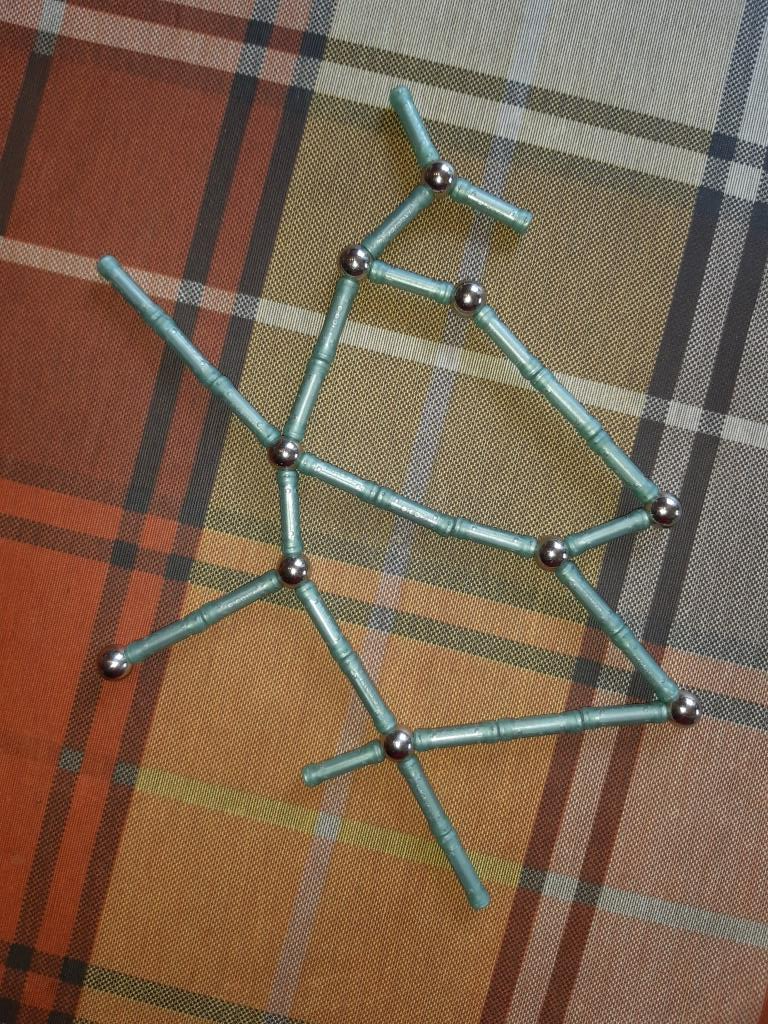
#> input picture colors/10.jpg, 768 x 1024 px
$ python colors.py 10.jpg
#> lines starting #> are read from the running program, lines starting #| are printed output that depends on the picture; after the words box and inside, x2 and y2 are one past the last pixel; in counts of white or black regions, pixels touching at a corner belong together
import sys
import cv2
import numpy as np
from matplotlib import pyplot as plt


def nothing(x):
    pass


def main():
    window_name = 'color range parameter'
    cv2.namedWindow(window_name)
    # Create a black image, a window
    im = cv2.imread(sys.argv[1])
#> im is the input picture: shape (1024, 768, 3); mean B, G, R 79.5, 99.7, 123.5

    hsv = cv2.cvtColor(im,cv2.COLOR_BGR2HSV)
#> hsv: shape (1024, 768, 3); mean H, S, V 24.9, 99.4, 125.7

    print ('lower_color = np.array([a1,a2,a3])')
    print ('upper_color = np.array([b1,b2,b3])')


    # create trackbars for color change
    cv2.createTrackbar('a1',window_name,0,255,nothing)
    cv2.createTrackbar('a2',window_name,0,255,nothing)
    cv2.createTrackbar('a3',window_name,0,255,nothing)

    cv2.createTrackbar('b1',window_name,150,255,nothing)
    cv2.createTrackbar('b2',window_name,150,255,nothing)
    cv2.createTrackbar('b3',window_name,150,255,nothing)

    while(1):
        a1 = cv2.getTrackbarPos('a1',window_name)
        a2 = cv2.getTrackbarPos('a2',window_name)
        a3 = cv2.getTrackbarPos('a3',window_name)

        b1 = cv2.getTrackbarPos('b1',window_name)
        b2 = cv2.getTrackbarPos('b2',window_name)
        b3 = cv2.getTrackbarPos('b3',window_name)

        # hsv hue sat value
        lower_color = np.array([a1,a2,a3])
        upper_color = np.array([b1,b2,b3])
        mask = cv2.inRange(hsv, lower_color, upper_color)
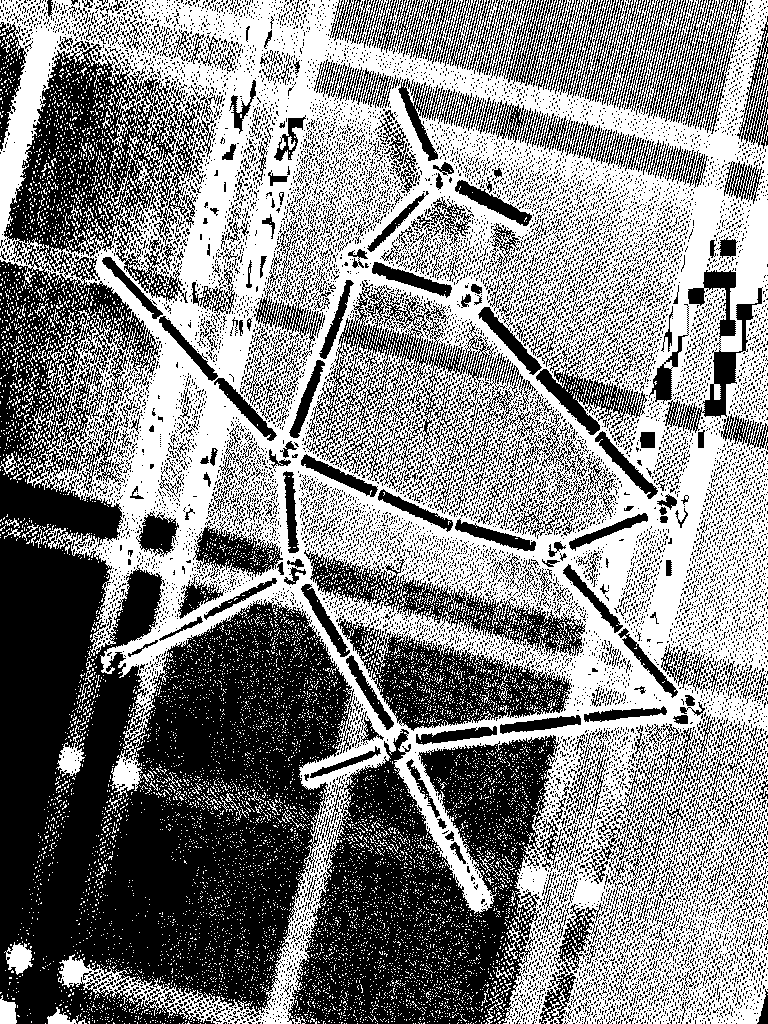
#> mask: shape (1024, 768); 51.9% white; 16854 black regions (16232 under 20 px), largest, box (x1, y1, x2, y2) and area: (0, 44, 354, 1024) 158268, (287, 729, 562, 1024) 46207, (338, 619, 572, 731) 10484
        res = cv2.bitwise_and(im, im, mask = mask)
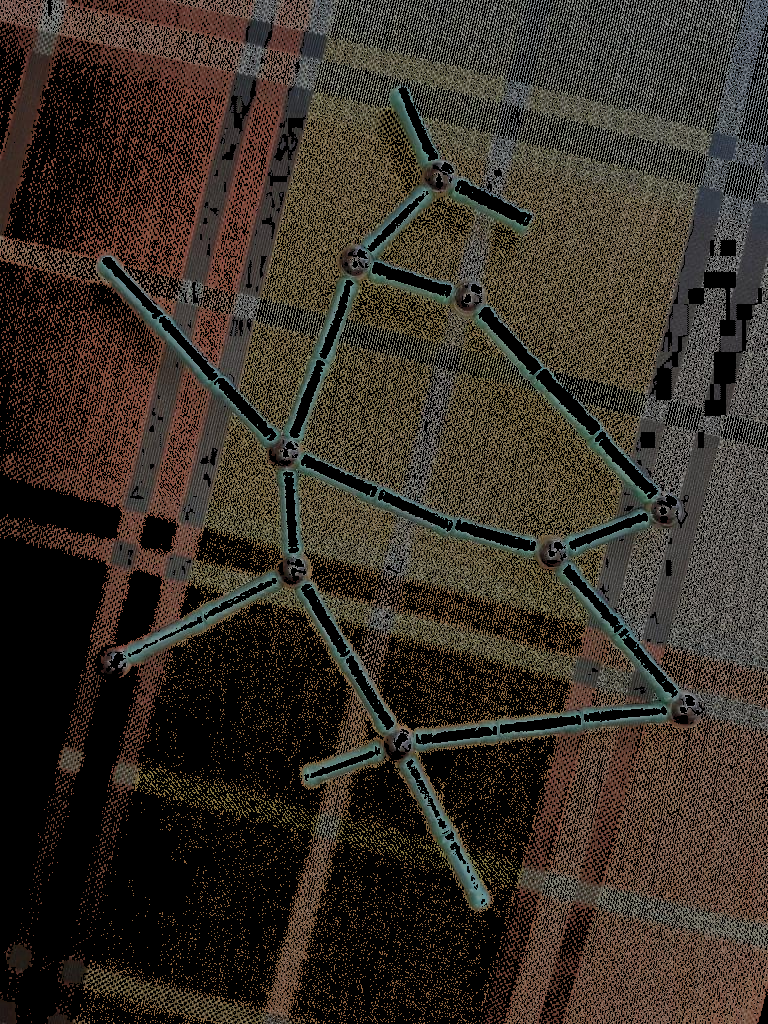
#> res: shape (1024, 768, 3); mean B, G, R 39.1, 47.3, 55.2

        cv2.imshow('mask',mask)
        cv2.imshow('res',res)
        cv2.imshow('im',im)

        k = cv2.waitKey(1) & 0xFF
#> (key Esc is pressed here)
        if k == 27:         # wait for ESC key to exit
            break
        elif k == ord('s'): # wait for 's' key to save and exit
            cv2.imwrite('Img_screen_mask.jpg',mask)
            cv2.imwrite('Img_screen_res.jpg',res)
            break


    cv2.destroyAllWindows()


#Run Main
if __name__ == "__main__" :
    main()

$ run again, on colors/16.jpg
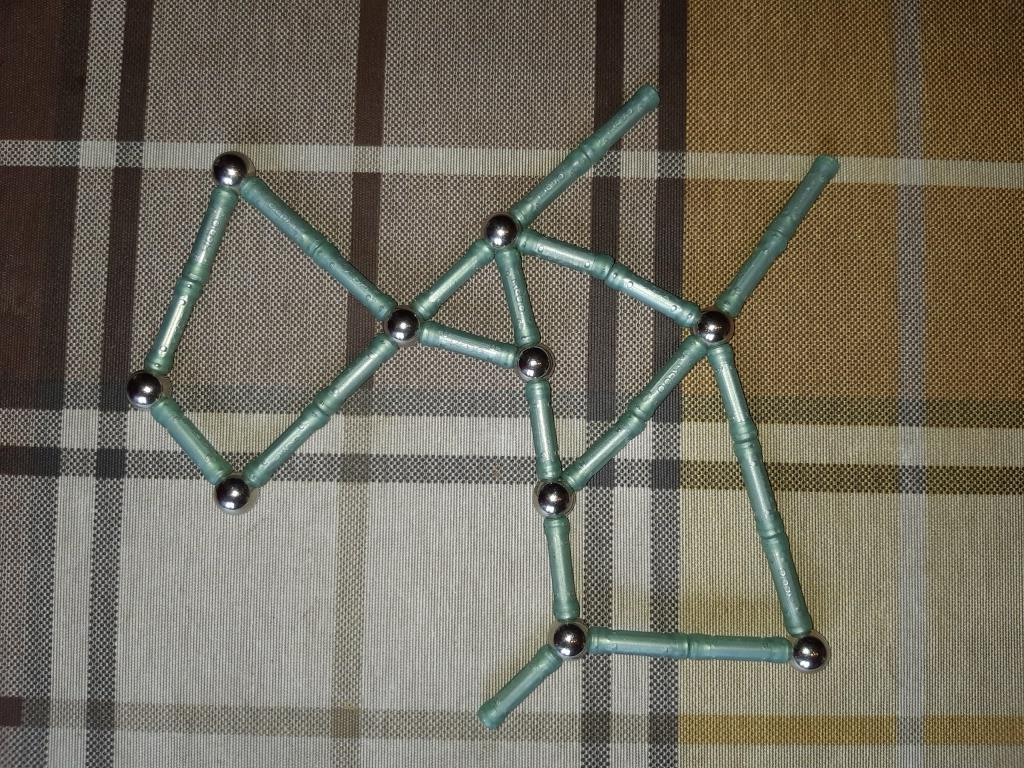
#> input picture colors/16.jpg, 1024 x 768 px
#> in main, im is the input picture: shape (768, 1024, 3); mean B, G, R 94.8, 108.7, 114
#> hsv: shape (768, 1024, 3); mean H, S, V 26.3, 59, 116
#> in main, `mask = cv2.inRange(hsv, lower_color, upper_color)`:
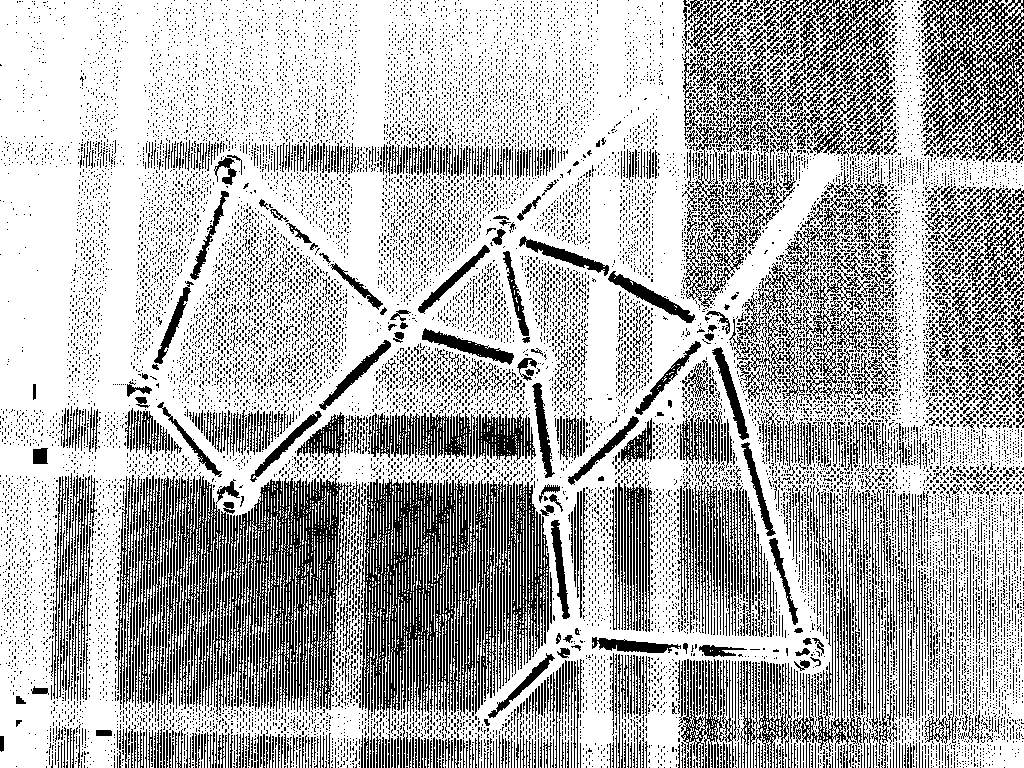
#> mask: shape (768, 1024); 69.8% white; black in thin lines or dots
#> in main, `res = cv2.bitwise_and(im, im, mask = mask)`:
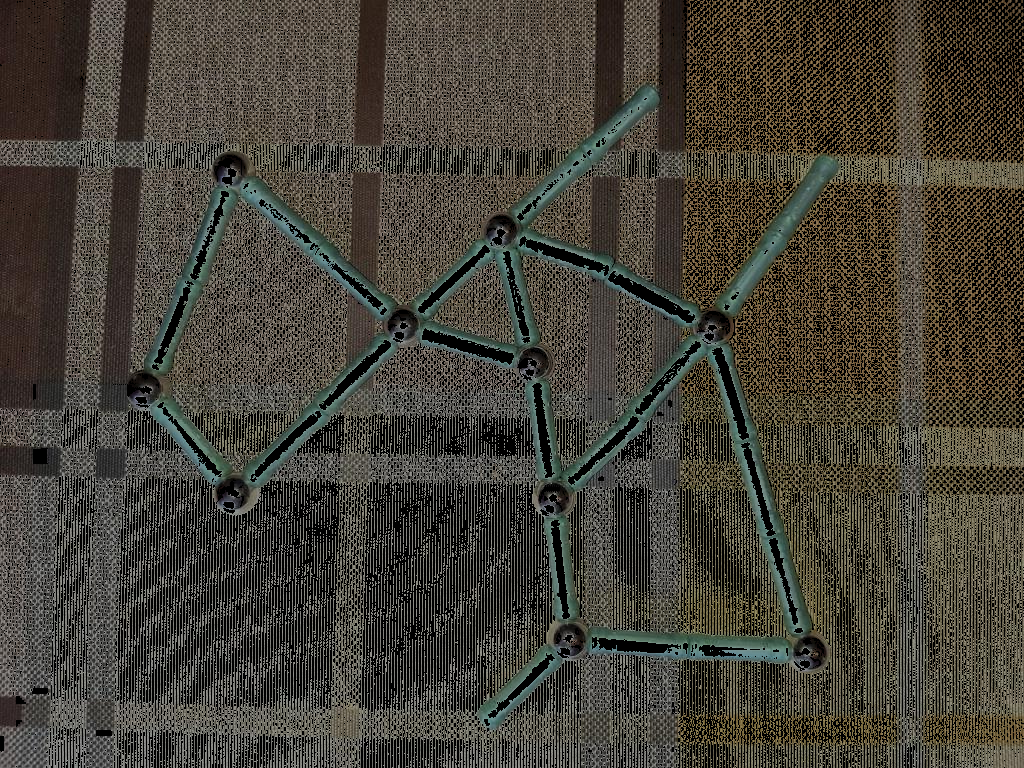
#> res: shape (768, 1024, 3); mean B, G, R 55.8, 64.8, 68.4

$ run again, on colors/2.jpg
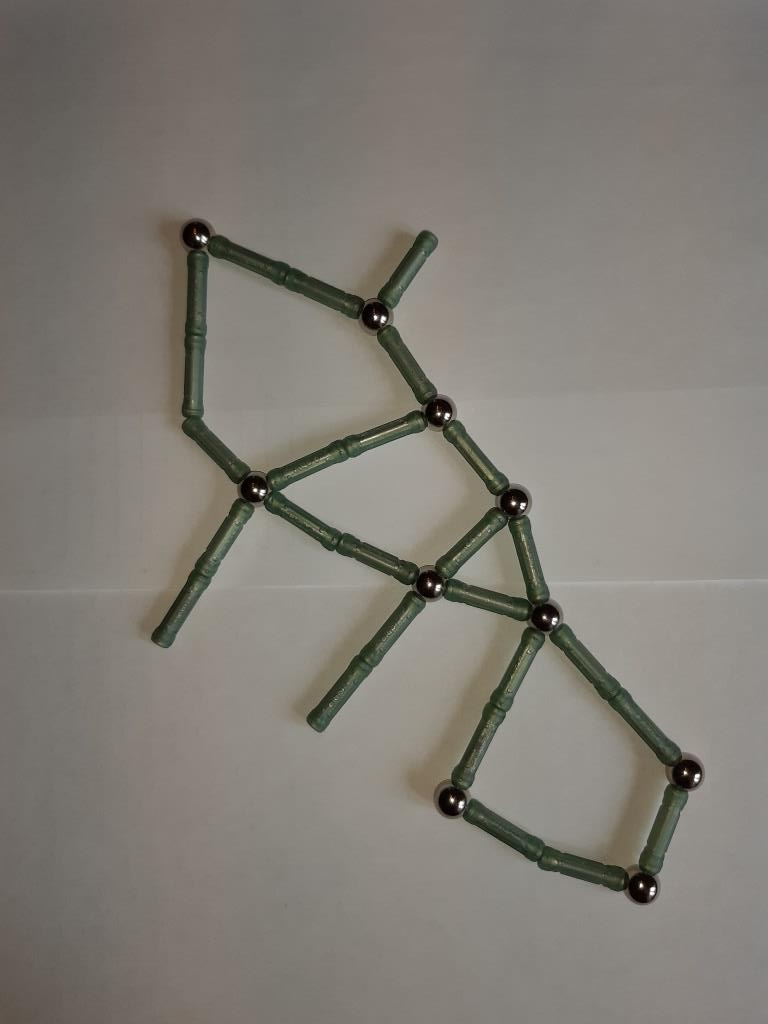
#> input picture colors/2.jpg, 768 x 1024 px
#> in main, im is the input picture: shape (1024, 768, 3); mean B, G, R 117.4, 124.3, 128.4
#> hsv: shape (1024, 768, 3); mean H, S, V 18.8, 25.2, 128.8
#> in main, `mask = cv2.inRange(hsv, lower_color, upper_color)`:
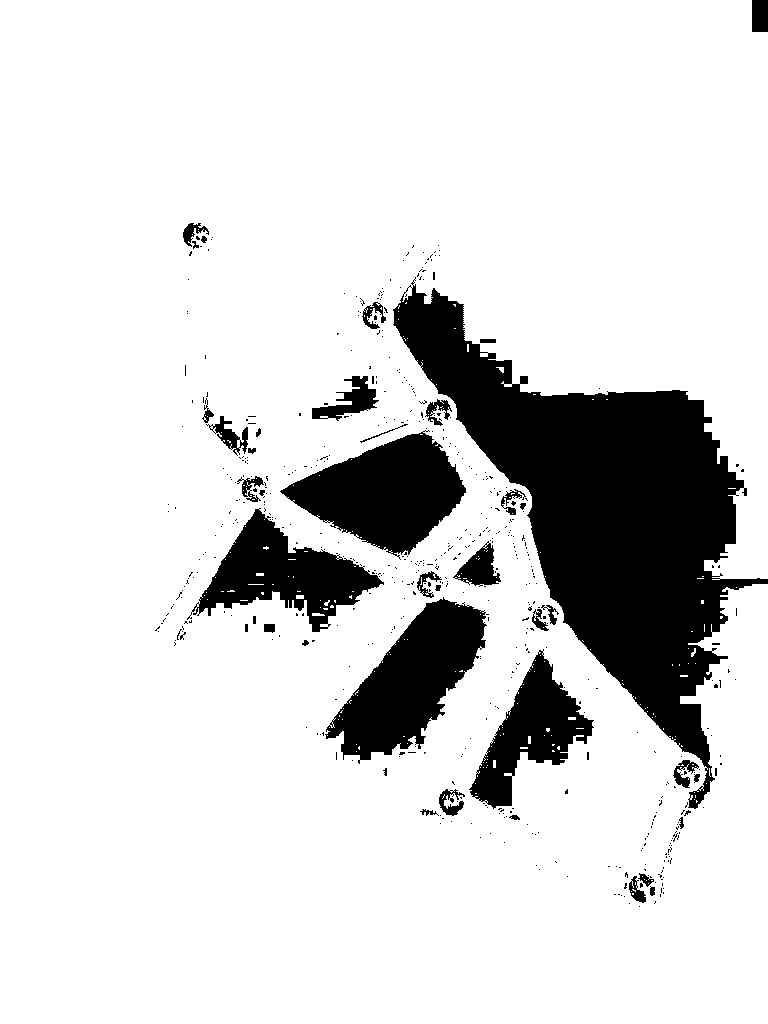
#> mask: shape (1024, 768); 85% white; 562 black regions (521 under 20 px), largest, box (x1, y1, x2, y2) and area: (393, 277, 768, 809) 66166, (280, 430, 466, 560) 12973, (325, 597, 487, 764) 12882
#> in main, `res = cv2.bitwise_and(im, im, mask = mask)`:
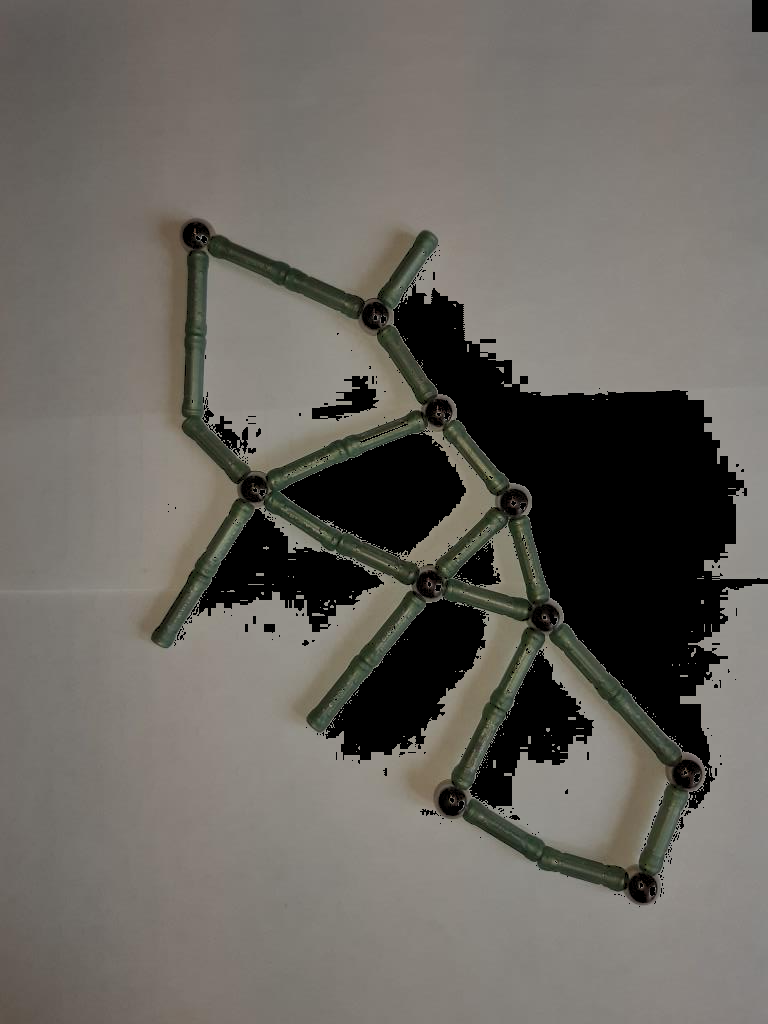
#> res: shape (1024, 768, 3); mean B, G, R 96.1, 101.9, 105.5

$ run again, on colors/23.jpg
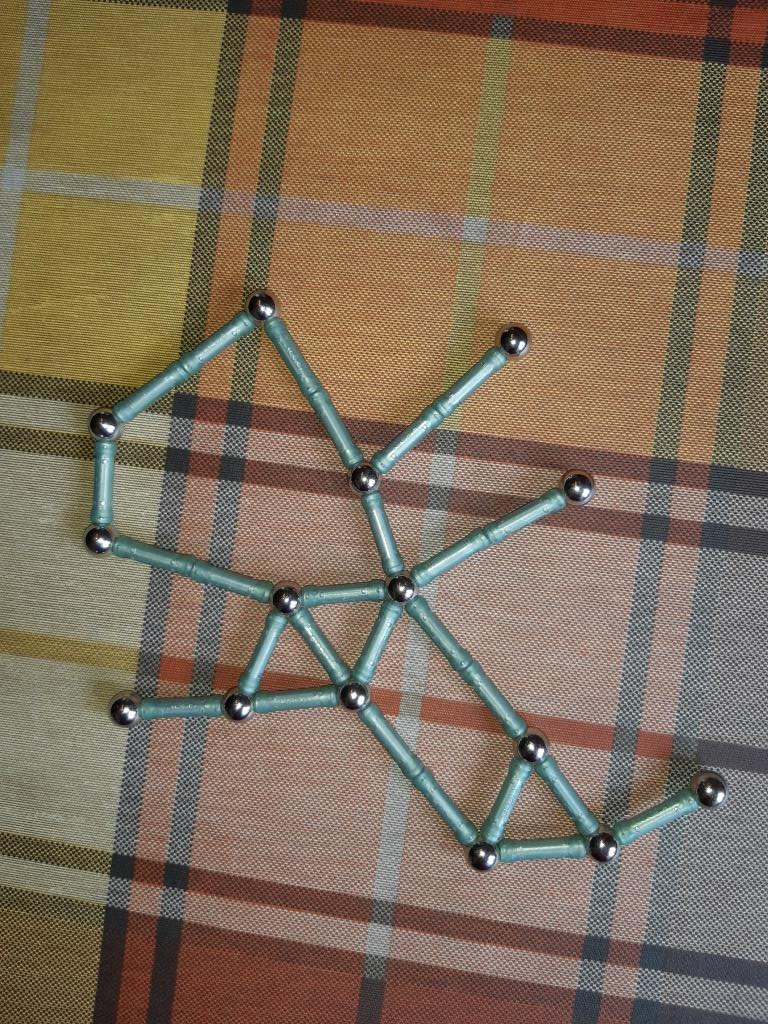
#> input picture colors/23.jpg, 768 x 1024 px
#> in main, im is the input picture: shape (1024, 768, 3); mean B, G, R 90.5, 110.4, 128.1
#> hsv: shape (1024, 768, 3); mean H, S, V 30.2, 85.7, 130.7
#> in main, `mask = cv2.inRange(hsv, lower_color, upper_color)`:
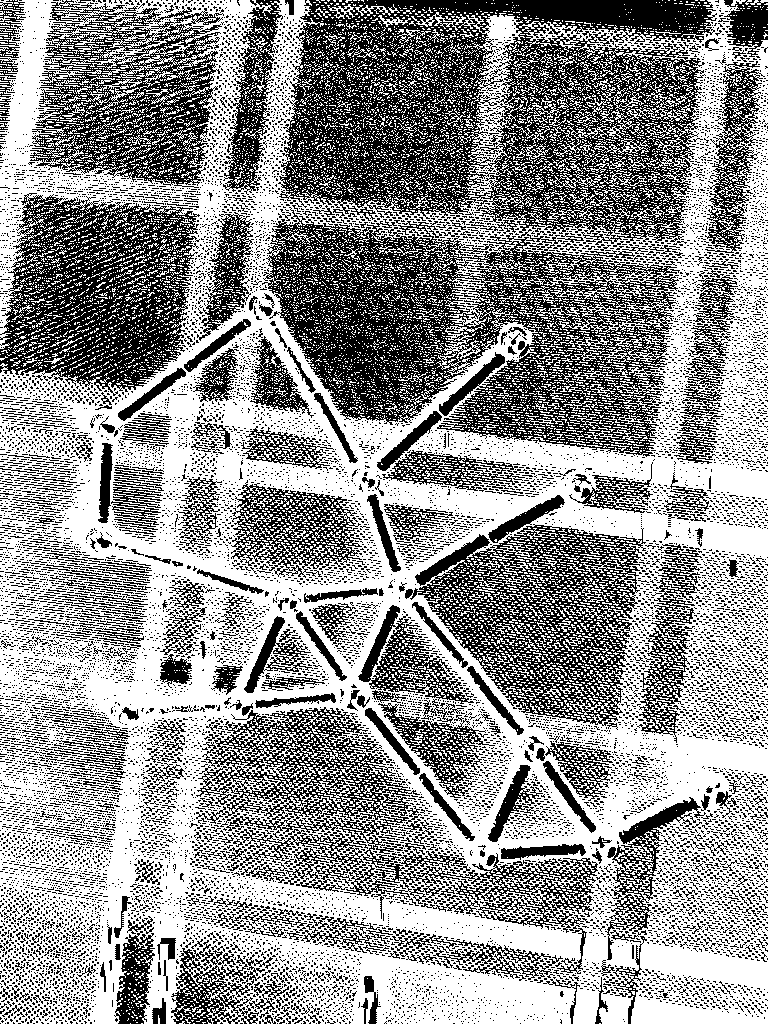
#> mask: shape (1024, 768); 57.4% white; black in thin lines or dots
#> in main, `res = cv2.bitwise_and(im, im, mask = mask)`:
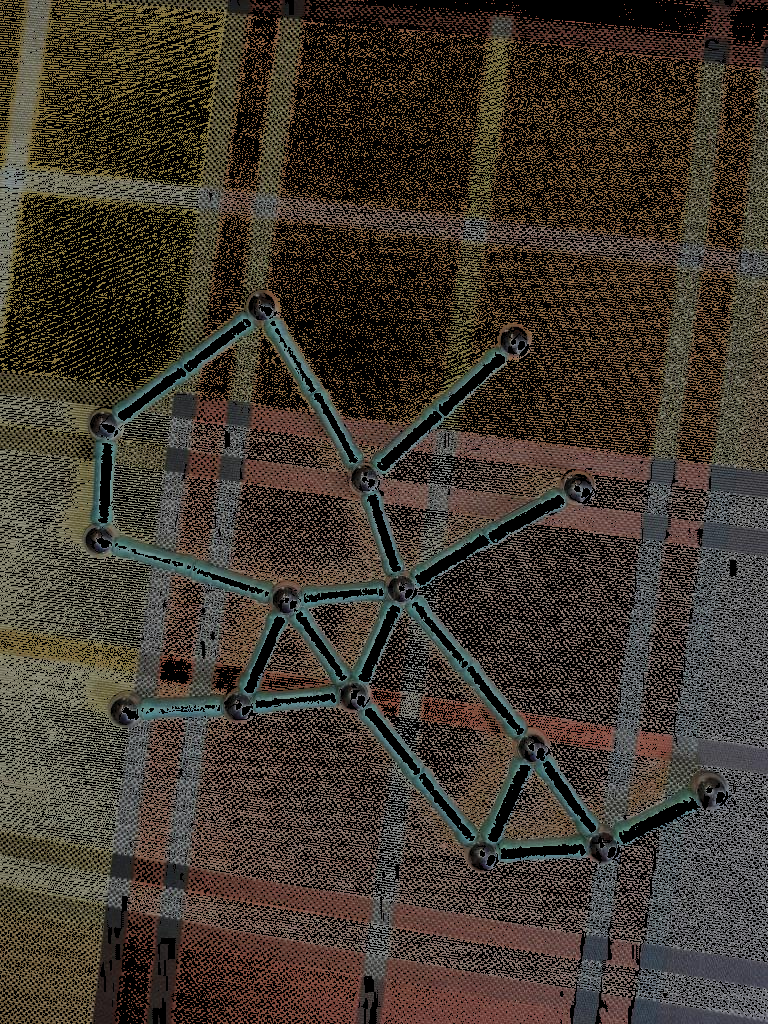
#> res: shape (1024, 768, 3); mean B, G, R 46.4, 55.5, 63.6
